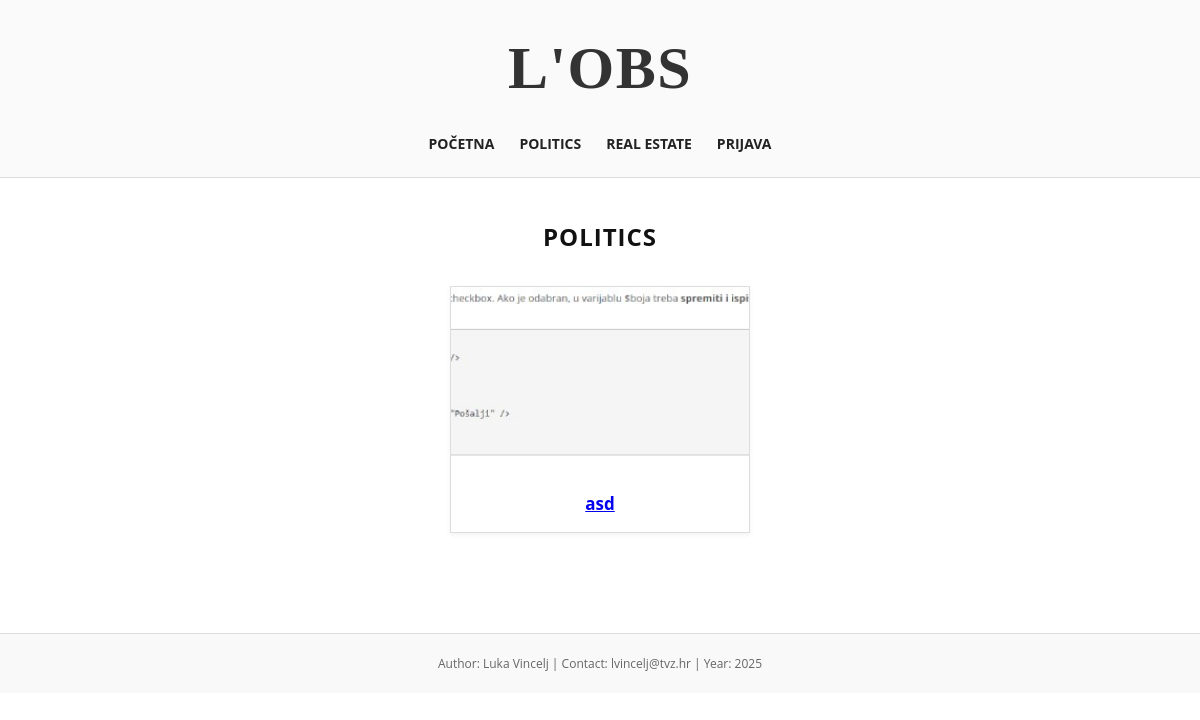
The page /LukaVincelj/kategorija.php?kategorija=Politics on the database its author committed.
### tables this page shows
CREATE TABLE `vijesti` (
  `id` int NOT NULL,
  `datum` datetime NOT NULL DEFAULT CURRENT_TIMESTAMP,
  `naslov` varchar(255) NOT NULL,
  `sazetak` text NOT NULL,
  `tekst` text NOT NULL,
  `slika` varchar(255) NOT NULL,
  `kategorija` varchar(50) NOT NULL,
  `arhiva` tinyint(1) DEFAULT '0'
);

### LukaVincelj/kategorija.php (the view, shortened to what this page needs)
<?php
include 'connect.php';
$kategorija = isset($_GET['kategorija']) ? $_GET['kategorija'] : '';
$stmt = $conn->prepare("SELECT * FROM vijesti WHERE arhiva = 0 AND kategorija = ? ORDER BY datum DESC");
$stmt->bind_param("s", $kategorija);
$stmt->execute();
$result = $stmt->get_result();
?>
<!DOCTYPE html>
<html lang="hr">
<head>
  <link rel="stylesheet" href="style.css"/>
</head>
<body>
<header>
  <h1>L'OBS</h1>
  <nav>
    <ul>
      <li><a href="index.php">Početna</a></li>
      <li><a href="kategorija.php?kategorija=Politics">Politics</a></li>
      <li><a href="kategorija.php?kategorija=Real Estate">Real Estate</a></li>
      <?php if (isset($_SESSION['korisnicko_ime'])): ?>
        <li><a href="logout.php">Odjava (<?php echo htmlspecialchars($_SESSION['korisnicko_ime']); ?>)</a></li>
      <?php else: ?>
        <li><a href="login.php">Prijava</a></li>
      <?php endif; ?>
    </ul>
  </nav>
</header>
<main>
  <section class="category">
    <h2><?php echo htmlspecialchars($kategorija); ?></h2>
    <div class="articles">
      <?php if ($result->num_rows > 0): ?>
        <?php while($row = $result->fetch_assoc()): ?>
          <article>
            <a href="clanak.php?id=<?php echo $row['id']; ?>">
              <img src="img/<?php echo htmlspecialchars($row['slika']); ?>" alt="Slika članka">
              <h3><?php echo htmlspecialchars($row['naslov']); ?></h3>
            </a>
          </article>
        <?php endwhile; ?>
      <?php else: ?>
        <p style="text-align:center;">Nema dostupnih vijesti u ovoj kategoriji.</p>
      <?php endif; ?>
    </div>
  </section>
</main>
<footer>
  <p>Author: Luka Vincelj | Contact: lvincelj@tvz.hr | Year: 2025</p>
</footer>
</body>
</html>

### LukaVincelj/style.css (style rules this page uses)
* { margin: 0; padding: 0; box-sizing: border-box; }
html, body { font-family: 'Open Sans', sans-serif; background-color: #ffffff; color: #111; line-height: 1.6; font-size: 16px; }
header { text-align: center; padding: 20px 10px; background-color: #fafafa; border-bottom: 1px solid #ddd; }
header h1 { font-family: 'Playfair Display', serif; font-size: 60px; letter-spacing: 1.5px; font-weight: 700; color: #333; }
nav ul { list-style: none; display: flex; justify-content: center; flex-wrap: wrap; gap: 25px; margin-top: 15px; }
nav a { text-decoration: none; color: #222; font-weight: bold; font-size: 14px; text-transform: uppercase; padding-bottom: 4px; transition: all 0.3s; }
main { padding: 40px 20px; max-width: 1200px; margin: 0 auto; }
.category { margin-bottom: 60px; }
.category h2 { font-size: 24px; margin-bottom: 30px; text-align: center; text-transform: uppercase; letter-spacing: 1px; }
.articles { display: flex; flex-wrap: wrap; gap: 30px; justify-content: center; }
article { background-color: #fff; border: 1px solid #ddd; width: 300px; transition: transform 0.3s; text-align: center; box-shadow: 0 2px 5px rgba(0,0,0,0.05); }
article img { width: 100%; height: 180px; object-fit: cover; }
article h3 { padding: 15px; font-size: 17px; font-weight: bold; }
footer { border-top: 1px solid #ddd; text-align: center; padding: 20px; font-size: 12px; background-color: #f9f9f9; color: #666; }

### rows shown on the page
vijesti: slika (picture), naslov "asd"

### other values the page prints
$kategorija "POLITICS"
